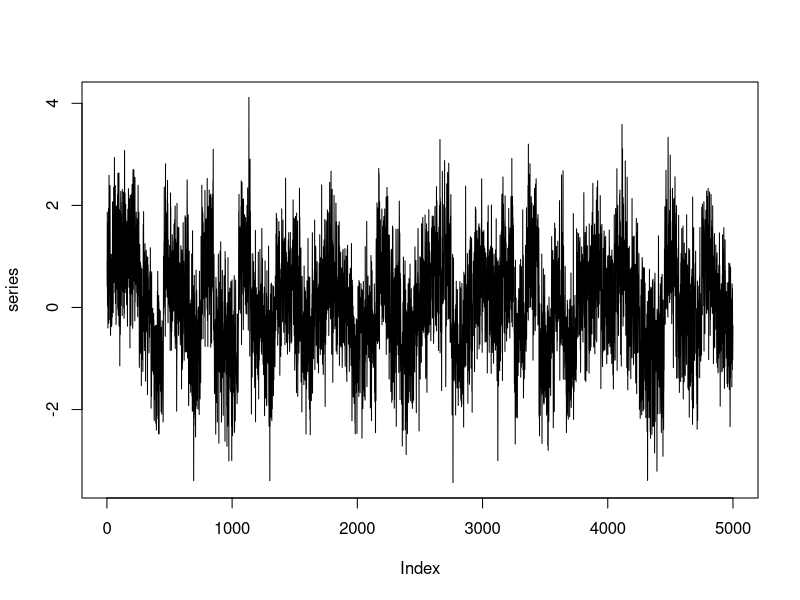

R code for this plot: (Note: this script raises an error after producing the figure.)
# =============================================================================
# Generating artificial time series data based on
# "LIU, Song et al. Change-point detection in time-series data by relative density-ratio estimation. Neural Networks, v. 43, p. 72-83, 2013."
# =============================================================================

e <- function(mu, sd) {
  rnorm(1, mean=mu, sd=sd)
}

mu <- function(N) {
  if (N == 1) {0}
  else if (N %in% 2:51) {mu(N-1) + N/16}
}

sd <-  function(N) {
  if (N %in% seq(1,51,2)) {1}
  else if (N %in% seq(2,50,2)) {log(exp(1) + N/4)}
}

w <- function(N) {
  if (N == 1) {1}
  else if (N %in% 2:51) {w(N-1)*log(exp(1) + N/2)}
} 

N <- function(t) {
  round(t/100) + 1
}

ar.buffer <- c(0,0)
ar <- function(t, mu, sd) {
  if (t == 1 || t == 2) {0}
  else {
    ar.t <- 0.6*ar.buffer[t-1] - 0.5*ar.buffer[t-2] + e(mu=mu, sd=sd)
    ar.buffer[t] <<- ar.t
    return(ar.t)
  }
}

jumping.mean <- function(t) {
  ar(t, mu=mu(N(t)),  sd=1.5) 
}

scaling.variance <- function(t) {
  ar(t, mu=0, sd=sd(N(t)))
}

changing.frequency <- function(t) {
  sin(w(N(t))) + e(mu=0, sd=0.8)
}

series <- c()
for (i in 1:5000) {
  series[i] <- changing.frequency(i)
}

plot(series, type='l')
write.table(series,file='series/series_cf.csv',row.names=FALSE,col.names=FALSE)